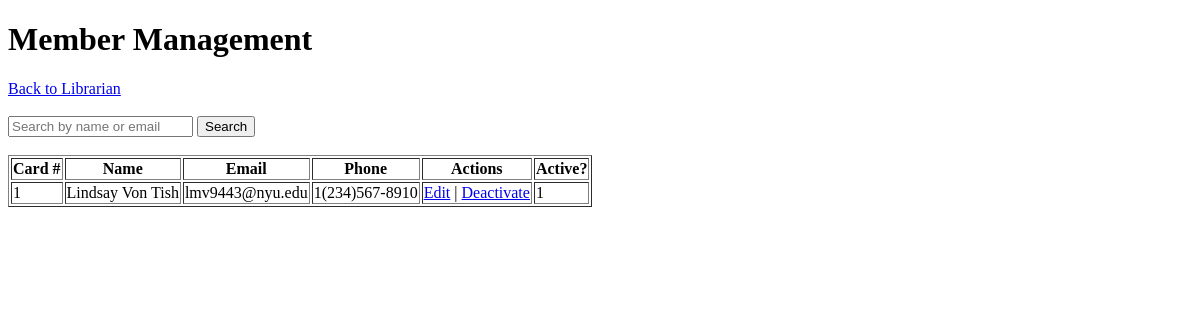
/member-management, run on an earlier commit of the app's database.
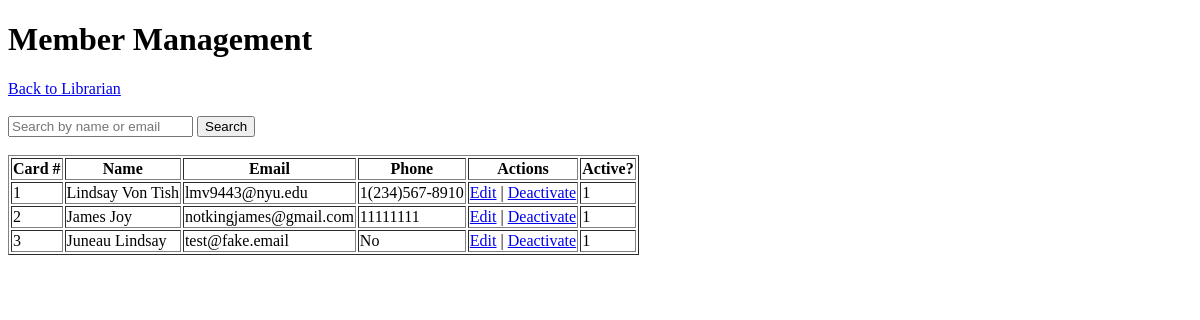
And on a later commit of the database.
### tables this page shows
CREATE TABLE Members (
            Card_Number INTEGER PRIMARY KEY AUTOINCREMENT,
            First_Name TEXT NOT NULL,
            Last_Name TEXT NOT NULL,
            Email TEXT UNIQUE NOT NULL,
            Phone TEXT,
            Address TEXT,
            Membership_Date TEXT DEFAULT (DATE('now')),
            Active INTEGER DEFAULT 1 CHECK (Active IN (0,1))
        );

### app.py (the view)
@app.route('/member-management', methods=('GET', 'POST'))
def manage_members():
    conn = get_db_connection()
    search = request.form.get('search') if request.method == 'POST' else None
    if search:
        members = conn.execute('''
            SELECT * FROM Members
            WHERE First_Name LIKE ?
               OR Last_Name LIKE ?
               OR Email LIKE ?
        ''', (f'%{search}%', f'%{search}%', f'%{search}%')).fetchall()
    else:
        members = conn.execute('SELECT * FROM Members').fetchall()
    conn.close()
    return render_template('member_management.html', members=members)

### app.py (called while the page is built)
def get_db_connection():
    conn = sqlite3.connect('database.db')
    conn.row_factory = sqlite3.Row
    return conn

### templates/member_management.html (shortened to what this page needs)
<!DOCTYPE html>
<html>
<head>
</head>
<body>
    <h1>Member Management</h1>
    <a href="/librarian">Back to Librarian</a><br><br>
    <form method="POST">
        <input type="text" name="search" placeholder="Search by name or email">
        <button type="submit">Search</button>
    </form>
    <br>
    <table border="1">
        <tr>
            <th>Card #</th>
            <th>Name</th>
            <th>Email</th>
            <th>Phone</th>
            <th>Actions</th>
            <th>Active?</th>
        </tr>
        {% for m in members %}
        <tr>
            <td>{{ m['Card_Number'] }}</td>
            <td>{{ m['First_Name'] }} {{ m['Last_Name'] }}</td>
            <td>{{ m['Email'] }}</td>
            <td>{{ m['Phone'] }}</td>
            <td>
                <a href="/edit_member/{{ m['Card_Number'] }}">Edit</a> |
                {% if m['Active'] == 1 %}
                    <a href="/deactivate_member/{{ m['Card_Number'] }}"
                       onclick="return confirm('Deactivate this member?')">Deactivate</a>
                {% else %}
                    <a href="/reactivate_member/{{ m['Card_Number'] }}">Reactivate</a>
                {% endif %}
            </td>
            <td>{{ m['Active'] }}</td>
        </tr>
        {% endfor %}
    </table>
</body>
</html>

What changed in the data, as far as the page shows it:
added Members: Card_Number "2", First_Name "James", Last_Name "Joy", Email "notkingjames@gmail.com", Phone "11111111", Active "1"
added Members: Card_Number "3", First_Name "Juneau", Last_Name "Lindsay", Email "test@fake.email", Phone "No", Active "1"
